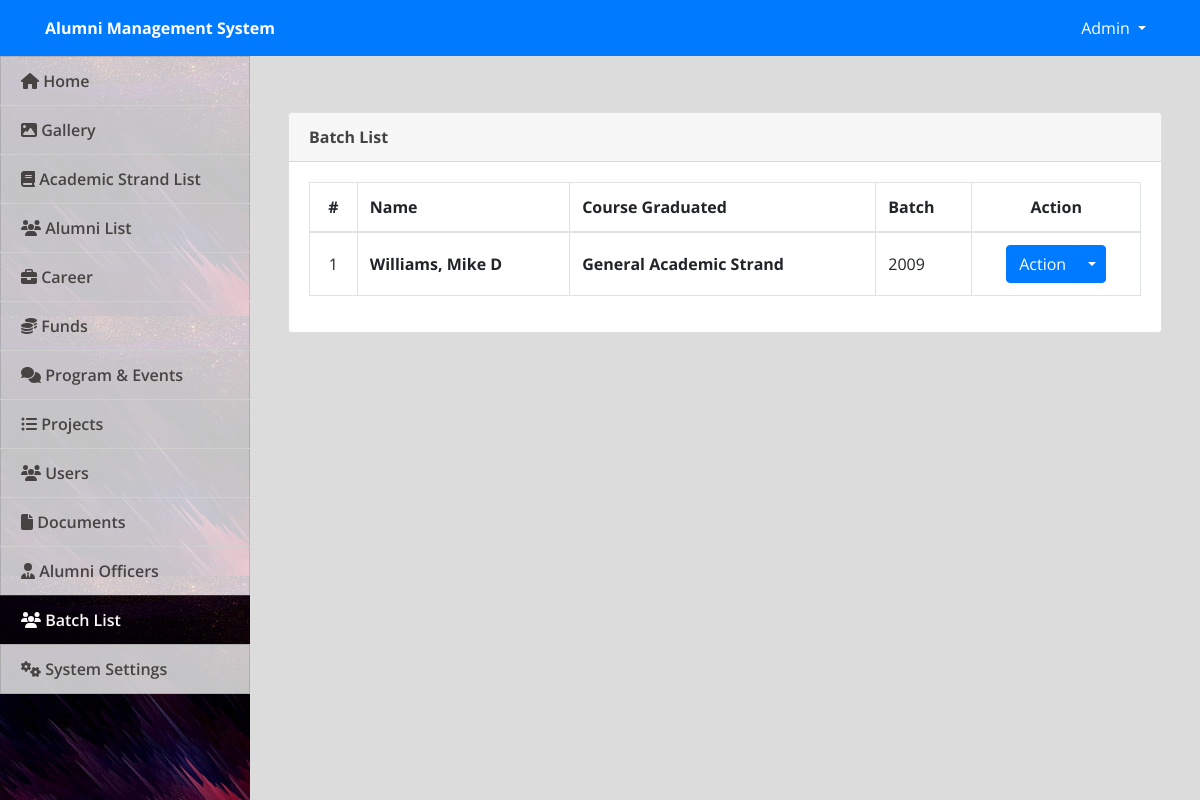
The page /admin/index.php?page=batch_list (signed in) on the database its author committed.
### tables this page shows
CREATE TABLE `alumnus_bio` (
  `id` int(30) NOT NULL,
  `firstname` varchar(200) NOT NULL,
  `middlename` varchar(200) NOT NULL,
  `lastname` varchar(200) NOT NULL,
  `gender` varchar(10) NOT NULL,
  `address` varchar(200) NOT NULL,
  `contact_no` varchar(200) NOT NULL,
  `employment_status` varchar(200) NOT NULL,
  `batch` year(4) NOT NULL,
  `course_id` int(30) NOT NULL,
  `email` varchar(250) NOT NULL,
  `connected_to` text NOT NULL,
  `avatar` text NOT NULL,
  `status` tinyint(1) NOT NULL DEFAULT 0 COMMENT '0= Unverified, 1= Verified',
  `date_created` date NOT NULL DEFAULT current_timestamp()
);

CREATE TABLE `courses` (
  `id` int(30) NOT NULL,
  `course` text NOT NULL,
  `about` text NOT NULL
);

### admin/batch_list.php (the view, shortened to what this page needs)
<?php include('db_connect.php'); ?>
<div class="container-fluid">
    <div class="col-lg-12">
        <div class="row">
            <div class="col-md-12">
                <div class="card">
                    <div class="card-header">
                        <b>Batch List</b>
                    </div>
                    <div class="card-body">
                        <table class="table table-condensed table-bordered table-hover">
                            <thead>
                                <tr>
                                    <th class="text-center">#</th>
                                    <th class="">Name</th>
                                    <th class="">Course Graduated</th>
                                    <th class="">Batch</th>
                                    <th class="text-center">Action</th>
                                </tr>
                            </thead>
                            <tbody>
                                <?php
                                $i = 1;
                                $alumni = $conn->query("SELECT a.*,c.course,Concat(a.lastname,', ',a.firstname,' ',a.middlename) as name from alumnus_bio a inner join courses c on c.id = a.course_id order by batch asc");
                                while ($row = $alumni->fetch_assoc()) :
                                ?>
                                    <tr>
                                        <td class="text-center"><?php echo $i++ ?></td>
                                        <td class="">
                                            <p> <b><?php echo ucwords($row['name']) ?></b></p>
                                        </td>
                                        <td class="">
                                            <p> <b><?php echo $row['course'] ?></b></p>
                                        </td>
                                        <td><?php echo $row['batch'] ?></td>
                                        <td class="text-center">
                                            <center>
                                                <div class="btn-group">
                                                    <button type="button" class="btn btn-primary">Action</button>
                                                    <button type="button" class="btn btn-primary dropdown-toggle dropdown-toggle-split" data-toggle="dropdown" aria-haspopup="true" aria-expanded="false">
                                                    </button>
                                                </div>
                                            </center>
                                        </td>
                                    </tr>
                                <?php endwhile; ?>
                            </tbody>
                        </table>
                    </div>
                </div>
            </div>
        </div>
    </div>
</div>

### admin/assets/css/style.css (style rules this page uses)
body { font-family: "Open Sans", sans-serif; color: #444444; width: 100%; height: calc(100%); }

### admin/index.php (style rules this page uses)
body { background: #80808045; }

### admin/batch_list.php (style rules this page uses)
td { vertical-align: middle !important; }
td p { margin: unset }

### rows shown on the page
alumnus_bio: name "Williams, Mike D", course.course "General Academic Strand", batch "2009"

### other values the page prints
$_SESSION['system']['name'] "Alumni Management System"
$_SESSION['login_name'] "Admin"
